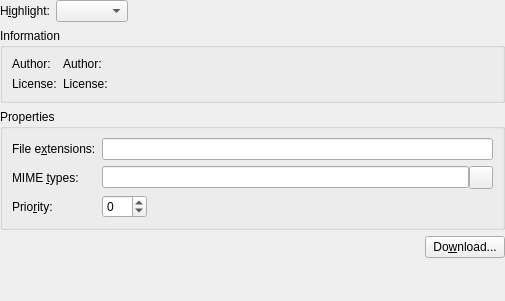
<ui version="4.0" >
 <author></author>
 <comment></comment>
 <exportmacro></exportmacro>
 <class>HlConfigWidget</class>
 <widget class="QWidget" name="HlConfigWidget" >
  <property name="geometry" >
   <rect>
    <x>0</x>
    <y>0</y>
    <width>505</width>
    <height>301</height>
   </rect>
  </property>
  <layout class="QVBoxLayout" >
   <property name="margin" >
    <number>0</number>
   </property>
   <property name="spacing" >
    <number>6</number>
   </property>
   <item>
    <layout class="QHBoxLayout" >
     <property name="margin" >
      <number>0</number>
     </property>
     <property name="spacing" >
      <number>6</number>
     </property>
     <item>
      <widget class="QLabel" name="lblHl" >
       <property name="text" >
        <string>H&amp;ighlight:</string>
       </property>
       <property name="buddy" >
        <cstring>cmbHl</cstring>
       </property>
      </widget>
     </item>
     <item>
      <widget class="QComboBox" name="cmbHl" >
       <property name="whatsThis" >
        <string>Choose a &lt;em>Syntax Highlight mode&lt;/em> from this list to view its properties below.</string>
       </property>
      </widget>
     </item>
     <item>
      <spacer>
       <property name="orientation" >
        <enum>Qt::Horizontal</enum>
       </property>
       <property name="sizeHint" >
        <size>
         <width>351</width>
         <height>20</height>
        </size>
       </property>
      </spacer>
     </item>
    </layout>
   </item>
   <item>
    <widget class="QGroupBox" name="gbInformation" >
     <property name="title" >
      <string>Information</string>
     </property>
     <layout class="QVBoxLayout" >
      <property name="margin" >
       <number>9</number>
      </property>
      <property name="spacing" >
       <number>6</number>
      </property>
      <item>
       <layout class="QGridLayout" >
        <property name="margin" >
         <number>0</number>
        </property>
        <property name="spacing" >
         <number>6</number>
        </property>
        <item row="0" column="1" >
         <widget class="QLabel" name="txtAuthor" >
          <property name="sizePolicy" >
           <sizepolicy>
            <hsizetype>7</hsizetype>
            <vsizetype>5</vsizetype>
            <horstretch>0</horstretch>
            <verstretch>0</verstretch>
           </sizepolicy>
          </property>
          <property name="text" >
           <string>Author:</string>
          </property>
          <property name="textFormat" >
           <enum>Qt::RichText</enum>
          </property>
         </widget>
        </item>
        <item row="1" column="1" >
         <widget class="QLabel" name="txtLicense" >
          <property name="sizePolicy" >
           <sizepolicy>
            <hsizetype>7</hsizetype>
            <vsizetype>5</vsizetype>
            <horstretch>0</horstretch>
            <verstretch>0</verstretch>
           </sizepolicy>
          </property>
          <property name="text" >
           <string>License:</string>
          </property>
          <property name="textFormat" >
           <enum>Qt::RichText</enum>
          </property>
         </widget>
        </item>
        <item row="0" column="0" >
         <widget class="QLabel" name="lblAuthor" >
          <property name="sizePolicy" >
           <sizepolicy>
            <hsizetype>1</hsizetype>
            <vsizetype>5</vsizetype>
            <horstretch>0</horstretch>
            <verstretch>0</verstretch>
           </sizepolicy>
          </property>
          <property name="text" >
           <string>Author:</string>
          </property>
         </widget>
        </item>
        <item row="1" column="0" >
         <widget class="QLabel" name="lblLicense" >
          <property name="sizePolicy" >
           <sizepolicy>
            <hsizetype>1</hsizetype>
            <vsizetype>5</vsizetype>
            <horstretch>0</horstretch>
            <verstretch>0</verstretch>
           </sizepolicy>
          </property>
          <property name="text" >
           <string>License:</string>
          </property>
         </widget>
        </item>
       </layout>
      </item>
     </layout>
    </widget>
   </item>
   <item>
    <widget class="QGroupBox" name="gbProperties" >
     <property name="title" >
      <string>Properties</string>
     </property>
     <layout class="QGridLayout" >
      <property name="margin" >
       <number>9</number>
      </property>
      <property name="spacing" >
       <number>6</number>
      </property>
      <item row="0" column="1" >
       <widget class="QLineEdit" name="edtFileExtensions" >
        <property name="whatsThis" >
         <string>The list of file extensions used to determine which files to highlight using the current syntax highlight mode.</string>
        </property>
       </widget>
      </item>
      <item row="1" column="1" >
       <layout class="QHBoxLayout" >
        <property name="margin" >
         <number>0</number>
        </property>
        <property name="spacing" >
         <number>0</number>
        </property>
        <item>
         <widget class="QLineEdit" name="edtMimeTypes" >
          <property name="whatsThis" >
           <string>&lt;p>The list of Mime Types used to determine which files to highlight using the current highlight mode.&lt;/p>&lt;p>Click the wizard button on the left of the entry field to display the MimeType selection dialog.&lt;/p></string>
          </property>
         </widget>
        </item>
        <item>
         <widget class="QToolButton" name="btnMimeTypes" >
          <property name="whatsThis" >
           <string>&lt;p>Display a dialog with a list of all available mime types to choose from.&lt;/p>&lt;p>The &lt;b>File Extensions&lt;/b> entry will automatically be edited as well.&lt;/p></string>
          </property>
         </widget>
        </item>
       </layout>
      </item>
      <item row="2" column="1" >
       <layout class="QHBoxLayout" >
        <property name="margin" >
         <number>0</number>
        </property>
        <property name="spacing" >
         <number>6</number>
        </property>
        <item>
         <widget class="QSpinBox" name="sbPriority" >
          <property name="minimum" >
           <number>-99</number>
          </property>
         </widget>
        </item>
        <item>
         <spacer>
          <property name="orientation" >
           <enum>Qt::Horizontal</enum>
          </property>
          <property name="sizeHint" >
           <size>
            <width>331</width>
            <height>20</height>
           </size>
          </property>
         </spacer>
        </item>
       </layout>
      </item>
      <item row="1" column="0" >
       <widget class="QLabel" name="lblMimeTypes" >
        <property name="text" >
         <string>MIME &amp;types:</string>
        </property>
        <property name="buddy" >
         <cstring>edtMimeTypes</cstring>
        </property>
       </widget>
      </item>
      <item row="2" column="0" >
       <widget class="QLabel" name="lblPriority" >
        <property name="text" >
         <string>Prio&amp;rity:</string>
        </property>
        <property name="buddy" >
         <cstring>sbPriority</cstring>
        </property>
       </widget>
      </item>
      <item row="0" column="0" >
       <widget class="QLabel" name="lblFileExtensions" >
        <property name="text" >
         <string>File e&amp;xtensions:</string>
        </property>
        <property name="buddy" >
         <cstring>edtFileExtensions</cstring>
        </property>
       </widget>
      </item>
     </layout>
    </widget>
   </item>
   <item>
    <layout class="QHBoxLayout" >
     <property name="margin" >
      <number>0</number>
     </property>
     <property name="spacing" >
      <number>6</number>
     </property>
     <item>
      <spacer>
       <property name="orientation" >
        <enum>Qt::Horizontal</enum>
       </property>
       <property name="sizeHint" >
        <size>
         <width>401</width>
         <height>20</height>
        </size>
       </property>
      </spacer>
     </item>
     <item>
      <widget class="QPushButton" name="btnDownload" >
       <property name="whatsThis" >
        <string>Click this button to download new or updated syntax highlight descriptions from the Kate website.</string>
       </property>
       <property name="text" >
        <string>Do&amp;wnload...</string>
       </property>
      </widget>
     </item>
    </layout>
   </item>
   <item>
    <spacer>
     <property name="orientation" >
      <enum>Qt::Vertical</enum>
     </property>
     <property name="sizeHint" >
      <size>
       <width>481</width>
       <height>20</height>
      </size>
     </property>
    </spacer>
   </item>
  </layout>
 </widget>
 <pixmapfunction></pixmapfunction>
 <resources/>
 <connections/>
</ui>
